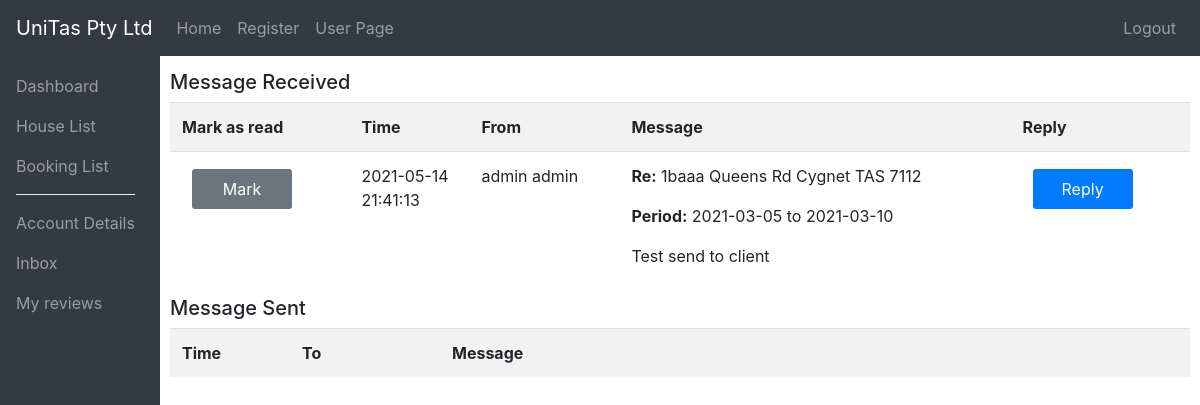
The page /Assignment/pages/inbox.php (signed in) on the database its author committed.
### tables this page shows
CREATE TABLE `inbox` (
  `id` int NOT NULL AUTO_INCREMENT,
  `fromID` int NOT NULL,
  `toID` int NOT NULL,
  `msg` text,
  `bookingID` int NOT NULL,
  `inputTime` datetime DEFAULT CURRENT_TIMESTAMP,
  `mread` varchar(6) NOT NULL,
  PRIMARY KEY (`id`),
  KEY `fromID` (`fromID`),
  KEY `toID` (`toID`),
  KEY `bookingID` (`bookingID`),
  CONSTRAINT `inbox_ibfk_1` FOREIGN KEY (`fromID`) REFERENCES `users` (`id`),
  CONSTRAINT `inbox_ibfk_2` FOREIGN KEY (`toID`) REFERENCES `users` (`id`),
  CONSTRAINT `inbox_ibfk_3` FOREIGN KEY (`bookingID`) REFERENCES `bookings` (`bid`)
);

CREATE TABLE `users` (
  `id` int NOT NULL AUTO_INCREMENT,
  `access` int NOT NULL,
  `firstname` varchar(50) NOT NULL,
  `lastname` varchar(50) NOT NULL,
  `email` varchar(50) NOT NULL,
  `mobile` varchar(15) NOT NULL,
  `pwd` varchar(30) NOT NULL,
  `abn` varchar(15) DEFAULT NULL,
  `userAddress` text,
  `active` tinyint(1) NOT NULL DEFAULT '1',
  PRIMARY KEY (`id`)
);

### Assignment/pages/session.php (called while the page is built, shortened)
<?php
$session_id = $_SESSION['session_id'];
?>

### Assignment/pages/inbox.php (the view, shortened to what this page needs)
<?php
include('db_conn.php');
include('session.php');
?>
<!DOCTYPE html>
<html>
<header>
    <?php include('../container/header.php') ?>
</header>
<body>
<main>
    <?php include('../container/sidebar.php') ?>
    <h5 style="margin-top:10px;">Message Received</h5>
    <table class="table table-striped">
        <tr>
            <th>Mark as read</th>
            <th style="width:120px;">Time</th>
            <th style="width:150px">From</th>
            <th>Message</th>
            <th>Reply</th>
        </tr>
        <tr>
            <?php $query = "SELECT firstname,lastname,msg,fromID,inputTime,bookingID,inbox.id inboxid,mread
                            FROM inbox JOIN users ON inbox.toID=users.ID
                            WHERE toID=$session_id ORDER BY inputTime DESC";
            $result = $mysqli->query($query);
            while ($row = mysqli_fetch_array($result)){
            $id = $row['fromID'];
            ?>
            <td>
                <?php if ($row['mread'] == "unread") { ?>
                    <a href="../php/update.php?mark=<?php echo $row['inboxid'] ?>" class="btn btn-secondary">Mark</a>
                <?php } else {
                    echo "Read";
                } ?>
            </td>
            <td><?php echo $row['inputTime']; ?></td>
            <td>
                <?php
                $query = "SELECT firstname, lastname FROM users WHERE id=$id";
                $result1 = $mysqli->query($query);
                $row1 = $result1->fetch_array(MYSQLI_ASSOC);
                echo $row1['firstname'] . " " . $row1['lastname']; ?></td>
            <td><?php echo $row['msg']; ?></td>
            <td><a href="contact.php?reply=<?php echo $row['bookingID'] ?>&inboxid=<?php echo $row['inboxid'] ?>"
                   class="btn btn-primary">Reply</a></td>
        </tr>
        <?php } ?>
    </table>
    <h5 style="margin-top:10px;">Message Sent</h5>
    <table class="table table-striped">
        <tr>
            <th style="width:120px">Time</th>
            <th style="width:150px">To</th>
            <th>Message</th>
        </tr>
    </table>
</main>
</body>
</html>

### Assignment/css/style.css (style rules this page uses)
* { margin: 0; padding: 0; list-style: none; }
body { margin: 70px auto; max-width: 1920px; }
.btn { padding: 8px; cursor: pointer; border: none; border-radius: 3px; margin: 5px 10px; width: 100px; }

### Assignment/css/accountpage.css (style rules this page uses)
main { margin-left: 160px; padding: 0px 10px; }

### rows shown on the page
inbox: inputTime "2021-05-14 21:41:13", fromID.firstname "admin", fromID.lastname "admin", msg "Re: 1baaa Queens Rd Cygnet TAS 7112 Period: 2021-03-05 to 2021-03-10 Test send to client"
